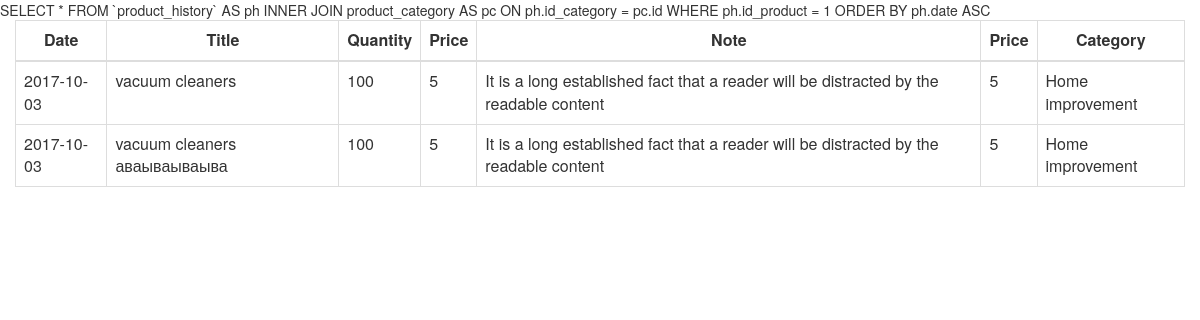
/product/history_view/1, run on the app's committed database.
### tables this page shows
CREATE TABLE IF NOT EXISTS `product_history` (
  `id` int(11) NOT NULL,
  `date` date NOT NULL,
  `id_product` int(11) NOT NULL,
  `title` varchar(100) NOT NULL,
  `quantity` int(11) NOT NULL,
  `price` int(11) NOT NULL,
  `note` varchar(200) NOT NULL,
  `id_category` int(11) NOT NULL
);

CREATE TABLE IF NOT EXISTS `product_category` (
  `id` int(11) NOT NULL,
  `category` varchar(100) NOT NULL
);

### src/View.php (called while the page is built)
<?php
class View
{
    private $params;
    public function __construct(array $params = array()){
        $this->params = $params;
    }
    public function render($file){
        extract($this->params);
        require('Views/'.$file.'.php');
    }
}

### src/Controllers/ProductController.php (called while the page is built, shortened)
<?php
class ProductController{
    public function history_view(){
        $history = new HistoryModel;
        $product_history = $history->get_all_by_id(Route::getInstance()->get_first_param());
        $view = new View(['product_history' => $product_history]);
        $view->render('Product_history');
    }
}

### src/App.php (called while the page is built, shortened)
<?php
class App
{
    public function __construct()
    {
        $route = Route::getInstance();
        $result = $route->get_controller_and_action();
        $controller = new $class_name();
        $controller->{$result['action']}();
    }
}

### index.php (called while the page is built, shortened)
<?php
require ('autoloader.php');
new App;

### autoloader.php (called while the page is built, shortened)
<?php
spl_autoload_register(function ($class) {
    $prefix = '';
    $base_dir = __DIR__ . '/src/';
    $len = strlen($prefix);
    $relative_class = substr($class, $len);
    $file = $base_dir . str_replace('\\', '/', $relative_class) . '.php';
});

### src/Database.php (called while the page is built, shortened)
<?php
class Database {
	private $_connection;
	private static $_instance;
	private $_host = "sunrice";
    private $_username = "root";
	private $_password = "";
	private $_database = "sunrice";
	public static function getInstance(){
		if(!self::$_instance){
			self::$_instance = new self();
		}
		return self::$_instance;
	}
	private function __construct() {
		$this->_connection = new \mysqli($this->_host, $this->_username, $this->_password, $this->_database);
	}
	public function query_all($query){
      	$result = $this->_connection->query($query);
        $res=[];
        foreach($result as $val){
            $res[] = $val;
        }
        return $res;
    }
}

### src/Route.php (called while the page is built, shortened)
<?php
class Route{
    private static $_instance;
    private $uri;
    public function __construct($uri){
        $this->uri = $uri;
    }
    public static function getInstance(){
        if(!self::$_instance){
            self::$_instance = new self($_SERVER['REQUEST_URI']);
        }
        return self::$_instance;
    }
    public function get_first_param(){
        $uri_parts = explode('/', $this->uri);
        return $uri_parts[3];
    }
}

### src/Models/HistoryModel.php (called while the page is built, shortened)
<?php
class HistoryModel
{
    private $connection;
    public function __construct(){
        $this->connection = \Database::getInstance();
    }
    public function get_all_by_id($id){
        return $this->connection->query_all("
            SELECT * FROM `product_history` AS ph
            INNER JOIN product_category AS pc ON
            ph.id_category = pc.id WHERE ph.id_product = $id ORDER BY ph.date ASC
        ");
    }
}

### src/Views/Product_history.php (the view)
<?php
include('headers.php');
?>
<div class="container">
    <div class="row">
        <table class="table table-bordered">
            <thead>
            <tr>
                <th class='text-center'>Date</th>
                <th class='text-center'>Title</th>
                <th class='text-center'>Quantity</th>
                <th class='text-center'>Price</th>
                <th class='text-center'>Note</th>
                <th class='text-center'>Price</th>
                <th class='text-center'>Category</th>
            </tr>
            </thead>
            <tbody>
            <?php
            foreach($product_history as $record){
                ?>
                <tr>
                    <td>
                        <? echo $record['date']?>
                    </td>
                    <td>
                        <? echo $record['title']?>
                    </td>
                    <td>
                        <? echo $record['quantity']?>
                    </td>
                    <td>
                        <? echo $record['price']?>
                    </td>
                    <td>
                        <? echo $record['note']?>
                    </td>
                    <td>
                        <? echo $record['price']?>
                    </td>
                    <td>
                        <? echo $record['category']?>
                    </td>
                </tr>
            <?php
            }
            ?>
            </tbody>
        </table>
    </div>
</div>
<?php
include('footer.php');
?>

### data on the page
product_history: date "2017-10-03", title "vacuum cleaners", quantity "100", price "5", note "It is a long established fact that a reader will be distracted by the readable content", product_category.category "Home improvement"
product_history: date "2017-10-03", title "vacuum cleaners аваываываыва", quantity "100", price "5", note "It is a long established fact that a reader will be distracted by the readable content", product_category.category "Home improvement"
